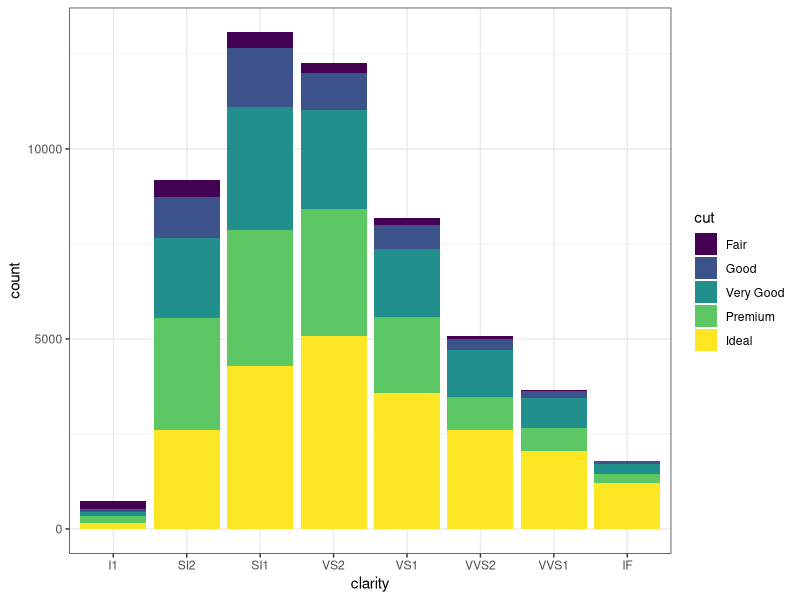

Source code (R):
##############################################
#  Prologue
##############################################

version$version.string

#install.packages("ggplot2")

library(ggplot2)

head(diamonds)
ggplot(diamonds, aes(clarity, fill = cut)) +
  geom_bar() + theme_bw()